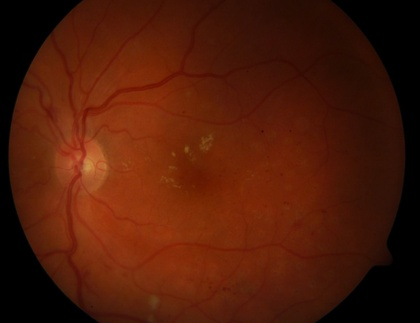
%> input picture Quality Assessment/sample.jpg, 420 x 323 px, shrunk from 1500 x 1152 before the run
$ octave trial2.m   (GNU Octave 9; MATLAB toolbox functions it lacks are replaced by stand-ins)
%> lines starting %> are read from the running program, lines starting %| are printed output that depends on the picture; in (x1, y1, x2, y2) boxes, pixels count from 0 and x2, y2 are one past the last pixel; in counts of white or black regions, pixels touching at a corner belong together; the program's own positions count from 1
%> further down, im is the input picture: size 323x420x3 uint8; mean R, G, B 78.6, 27, 8
### Quality Assessment/create_mask.m
% This function computes the mask of a color fundus image
% It requires a threshold.
% Usage :
%   mask = create_mask(img,threshold)
% Where :
%   mask -> Fundus Mask.
%   img  -> Color Fundus image
%   threshold -> Threshold for masking of the fundus.
% Author :  Ujjwal
% Date   :  Some centuries back when the world was a much better place to live in.
% Algorithm : Self-explanatory
%%%%%%%%%%%%%%%%%%%%%%%%%%%%%%%%%%%%%%%%%%%%%%%%%%%%%%%%%%%%%%%%%%%%%%%%%%%%%%%%%%
function out = create_mask(img,thresh)
%> called with thresh = 10
% This creates mask for a given image at a given threshold
if numel(size(img))==3
    img = img(:,:,1);
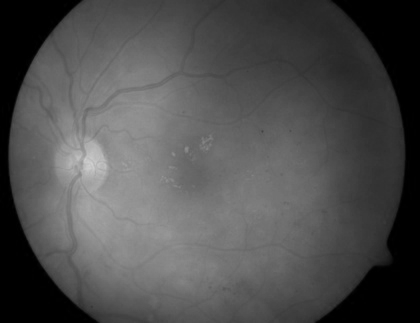
%> img: size 323x420 uint8; min 0, max 208, mean 78.6
end
img = img < thresh;
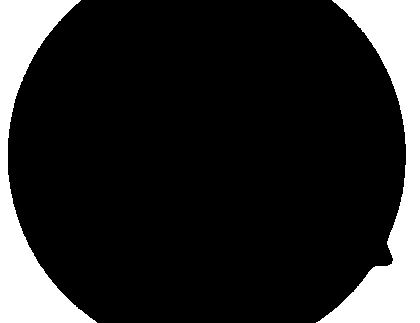
%> img: size 323x420 logical; 16.8% white; 2 white regions, box (x1, y1, x2, y2) and area: (316, 0, 420, 323) 12274, (0, 0, 97, 323) 10489
img = ~img;
BW = bwconncomp(img);
%> BW = 1 connected component
areas = regionprops(BW,'Area');
%> areas = 1 region; Area: 112897
areas = [areas.Area];
%> areas = 112897
[~,I] = sort(areas);
%> I = 1
I = I(end);
idx = regionprops(BW,'PixelIdxList');
idx = {idx.PixelIdxList};
%> idx = 1 item
idx = idx{I};
out = img;
out(setdiff(1:numel(img),idx)) = 0;
out = imfill(out,'holes');

### Quality Assessment/filterderivative_withLoc.m
function [feats loc]= filterderivative_withLoc(im, mask,scale)
% [L Lw Lvv Lvw Lww]= filterderivative(im,scale)
% im= input single channel image
% Scale at which derivation computation required: default: [1 2 4 8 16];
% L Lw Lvv Lvw Lww : return derivative vector: dim == as per the give
% scales
% feats= 25 vector per pixel only belongs to the disk region.
% loc= contained respective location of the pixel which can be later used to display assigned cluster
% [r,g,b]hist= are the histogram of OD pixels with total of 25 bins (10 bins are mapped to one[255-> 25bins])


[m n dim]=size(im);
%> m = 323; n = 420; dim = 3
if dim>1
    im=double(im(:,:,2));
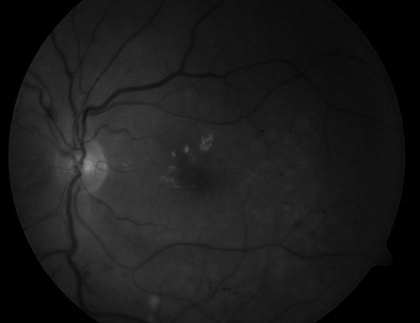
%> im: size 323x420 double; min 0, max 145, mean 27
    disp 'filterderivative: <Extracted Green Channel from the color image >  '
else
    im=double(im);
end
green=im;

if ~exist('scale')
    std=[1 2 4 8 16]; %% Number of scale
else
    std=scale;
end

[loc(:,1), loc(:,2)]= find(mask==1);
feats=zeros(size(loc,1),25);

im = extension(im,mask);% Fundus extension

[tmp num]= size(std);
epsilon=1e-2;

Lvv= zeros(size(im,1), size(im,2), size(std,2));
Lvw= zeros(size(im,1), size(im,2), size(std,2));
Lww= zeros(size(im,1), size(im,2), size(std,2));
pos= 1;
z = 1;
for k=1:num
    sigma=std(k);
    % To create Gaussian filter similiar to the one used in gaussgradient function
    halfsize=ceil(sigma*sqrt(-2*log(sqrt(2*pi)*sigma*epsilon)));
    sze=2*halfsize+1;
    gauss= fspecial('gaussian',sze,sigma);
    L(:,:,k)= imfilter(im,gauss);
    subplot(5,5,z), imshow(L(:,:,k),[]);
    z = z + 1;
    [Lx,Ly]=gaussgradient(im,sigma);
    [Lxx,Lxy]=gaussgradient(Lx,sigma);
    [Lyx,Lyy]=gaussgradient(Ly,sigma);

    Lw(:,:,k)= sqrt(Lx.^2+Ly.^2);
    subplot(5,5,z),imshow(Lw(:,:,k),[]);
    z = z + 1;
    % Computing numerator of Lvv
    Lvv_num= (- 2 * Lx .* Lxy .* Ly) + (Lxx .* (Ly.*Ly)) + ((Lx.*Lx).* Lyy);
    % Computing numerator of Lvw
    Lvw_num= (-1*(Lx.*Lx) .* Lxy) + ((Ly.*Ly) .* Lxy) + (Lx.*Ly .*(Lxx-Lyy));
    % Computing numerator of Lww
    Lww_num= ((Lx.*Lx) .* Lxx) + (2* Lx.* Lxy.*Ly) + ((Ly.*Ly) .* Lyy);
    % Denominator for the computation of filters Lvv, Lvw and Lww
    den = (Lx.*Lx+ Ly.*Ly+0.001);
    subplot(5,5,z), imshow(Lvv_num./den, []);
    z = z + 1;
    subplot(5,5,z), imshow(Lvw_num./den, []);
    z = z +1;
    subplot(5,5,z), imshow(Lww_num./den, []);
    z = z + 1;

    for c=1:size(loc,1)
        i = loc(c,1); j = loc(c,2);
        feats(c,pos)=L(i,j,k);
        feats(c,pos+1)=Lw(i,j,k);
        % Computation for Lvv
        feats(c,pos+2) = Lvv_num(i,j)/den(i,j);
        % Computation for Lvw
        feats(c,pos+3) = Lvw_num(i,j)/den(i,j);
        % Computation for Lww
        feats(c,pos+4) = Lww_num(i,j)/den(i,j);
    end
    pos=pos+5;
end

### Quality Assessment/extension.m
% This function extends the fundus region of a retinal image in the non-fundus surround.
% This helps in avoiding any artifacts which might arise out of a sharp gradient at the
% fundus boundary or due to the high contrast between the fundus and non-fundus regions.
% Usage :
%  img_extended = extension(img,mask)
% Where :
%   img_extended -> Output extended image
%   img -> Color fundus image
%   mask -> Fundus Mask
%   Author : Ujjwal
%   Date : 22 August, 2014
% Algorithm :
% For each non-fundus pixel, find the most proximate point on the fundus boundary. Now,
% reflect the pixel on the other side of the boundary onto this pixel.
%%%%%%%%%%%%%%%%%%%%%%%%%%%%%%%%%%%%%%%%%%%%%%%%%%%%%%%%%%%%%%%%%%%%%%%%%%%%%%%%%%%%%%%%
function img = extension(img,mask)
tic;
mask = imerode(mask,strel('disk',20));
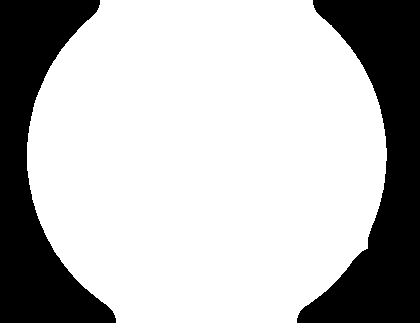
%> mask: size 323x420 logical; 72.4% white; 2 black regions, box (x1, y1, x2, y2) and area: (297, 0, 420, 323) 19723, (0, 0, 116, 323) 17739
boundary = mask & ~imerode(mask,strel('disk',1));
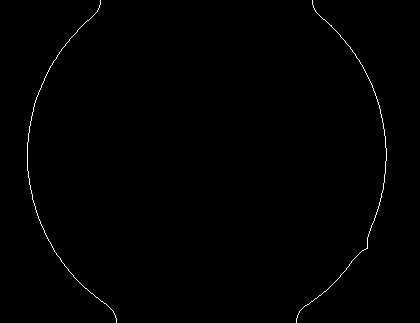
%> boundary: size 323x420 logical; 0.49% white in thin lines or dots, all inside (x1, y1, x2, y2) = (27, 0, 387, 323)
temp1 = zeros(size(mask));
temp2 = zeros(size(mask));
temp3 = zeros(size(mask));
[row_b,col_b] = find(boundary);
%> row_b = 663 values from 1 to 323; col_b = 663 values from 28 to 387
mask_eroded = imerode(mask,strel('disk',1));
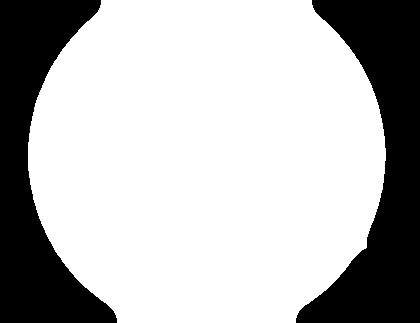
%> mask_eroded: size 323x420 logical; 71.9% white; 2 black regions, box (x1, y1, x2, y2) and area: (296, 0, 420, 323) 20057, (0, 0, 117, 323) 18068
[row_bg,col_bg] = find(~mask);
%> row_bg = 37462 values from 1 to 323; col_bg = 37462 values from 1 to 420
idx = knnsearch([row_b,col_b],[row_bg,col_bg]);
for i = 1 : length(row_bg)
    try
	    img(row_bg(i),col_bg(i),:) = img(2*row_b(idx(i)) - row_bg(i), 2 *col_b(idx(i)) - col_bg(i),:);
    catch ME
	    if strcmp(ME.identifier,'MATLAB:badsubscript')
	       fprintf(1,'There was a subscript problem.\n');
	       fprintf(1,'Size of image is %d by %d by %d\n',size(img,1),size(img,2),size(img,3));
	       fprintf(1,'statement was img(%d,%d,:) = img(%d,%d,:)\n',row_bg(i),col_bg(i),2*row_b(idx(i))-row_bg(i),2*col_b(idx(i))-col_bg(i));
	       img = 1;
	       return;
	    else
		rethrow(ME)
	    end
   end

end

### Quality Assessment/trial2.m
clc;
clear all;
close all;

im = imread('sample.jpg'); %Reading image
mask = create_mask(im,10); %Creating mask
%> (the run ends here)
